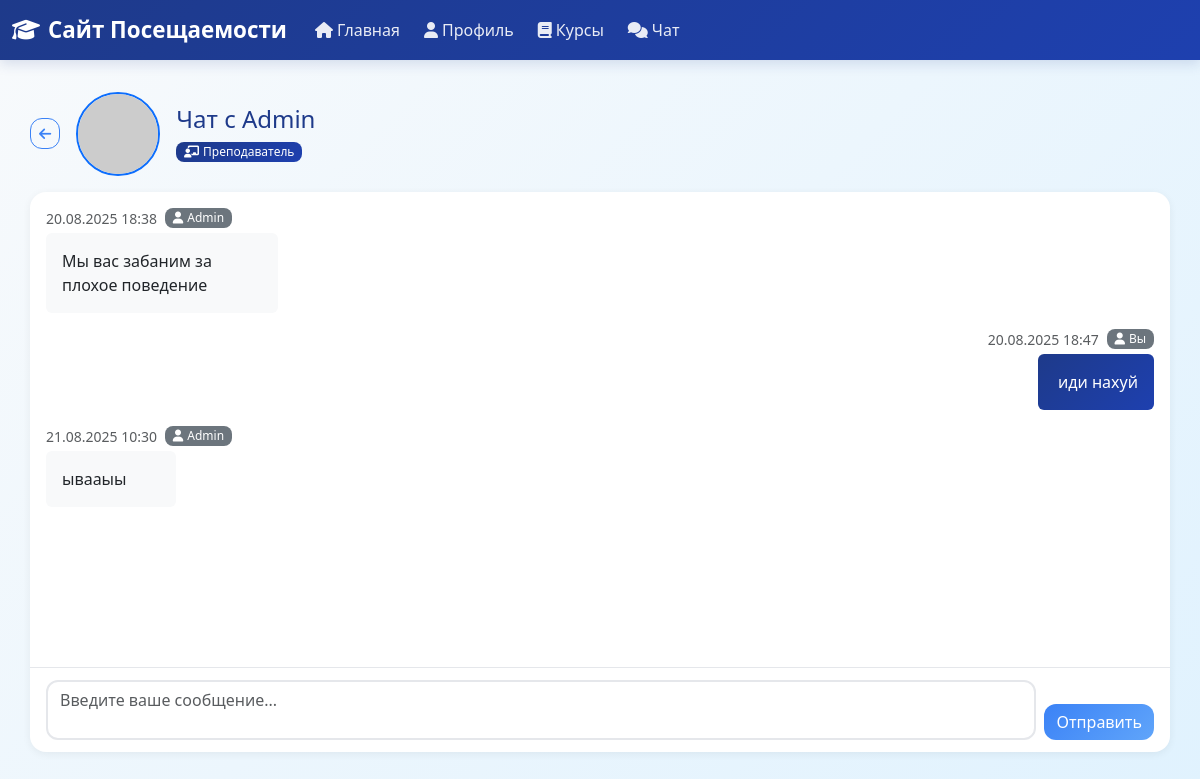
Page /chat/Admin (signed in) on the committed database.
### app/models.py (models this page shows, shortened)
class User(UserMixin, db.Model):
    id: so.Mapped[int] = so.mapped_column(primary_key=True)
    username: so.Mapped[str] = so.mapped_column(sa.String(64), index=True, unique=True)
    email: so.Mapped[str] = so.mapped_column(sa.String(120), index=True, unique=True)
    password_hash: so.Mapped[Optional[str]] = so.mapped_column(sa.String(256))
    role: so.Mapped[str] = so.mapped_column(sa.String(20), default='student')
    about_me: so.Mapped[Optional[str]] = so.mapped_column(sa.String(140))
    last_seen: so.Mapped[Optional[datetime]] = so.mapped_column(default=lambda: datetime.now(timezone.utc))
    sent_messages: so.Mapped[List['Message']] = so.relationship(
        'Message',
        foreign_keys='Message.sender_id',
        back_populates='sender'
    )
    received_messages: so.Mapped[List['Message']] = so.relationship(
        'Message',
        foreign_keys='Message.recipient_id',
        back_populates='recipient'
    )
    teaching_courses: so.Mapped[List['Course']] = so.relationship(
        secondary=teacher_course_association,
        back_populates='teachers',
        collection_class=list
    )
    enrolled_courses: so.Mapped[List['Course']] = so.relationship(
        secondary=student_course_association,
        back_populates='students',
        collection_class=list
    )
    attendance_records: so.WriteOnlyMapped['AttendanceRecord'] = so.relationship(
        back_populates='student',
        cascade="all, delete-orphan"
    )
    def avatar(self, size: int) -> str:
        digest = md5(self.email.lower().encode('utf-8')).hexdigest()
        return f'https://www.gravatar.com/avatar/{digest}?d=identicon&s={size}'

class Message(db.Model):
    id: so.Mapped[int] = so.mapped_column(primary_key=True)
    sender_id: so.Mapped[int] = so.mapped_column(sa.ForeignKey('user.id'), nullable=False)
    recipient_id: so.Mapped[int] = so.mapped_column(sa.ForeignKey('user.id'), nullable=False)
    body: so.Mapped[str] = so.mapped_column(sa.String(1000), nullable=False)
    timestamp: so.Mapped[datetime] = so.mapped_column(sa.DateTime, index=True, default=lambda: datetime.now(timezone.utc))
    sender: so.Mapped['User'] = so.relationship('User', foreign_keys=[sender_id], back_populates='sent_messages')
    recipient: so.Mapped['User'] = so.relationship('User', foreign_keys=[recipient_id], back_populates='received_messages')

### app/routes.py (the view, shortened to what this page needs)
@app.route('/chat/<username>', methods=['GET', 'POST'])
@login_required
def chat(username):
    other_user = db.first_or_404(sa.select(User).where(User.username == username))
    if other_user == current_user:
        flash('Вы не можете написать сообщение самому себе.', 'warning')
        return redirect(url_for('chat_list'))
    page = request.args.get('page', 1, type=int)
    messages_query = sa.select(Message).where(
        sa.or_(
            sa.and_(Message.sender_id == current_user.id, Message.recipient_id == other_user.id),
            sa.and_(Message.sender_id == other_user.id, Message.recipient_id == current_user.id)
        )
    ).order_by(Message.timestamp.desc())
    messages_pagination = db.paginate(
        messages_query,
        page=page,
        per_page=current_app.config['ITEMS_PER_PAGE'],
        error_out=False
    )
    messages = messages_pagination.items
    next_url = url_for('chat', username=username, page=messages_pagination.next_num) \
        if messages_pagination.has_next else None
    prev_url = url_for('chat', username=username, page=messages_pagination.prev_num) \
        if messages_pagination.has_prev else None
    form = MessageForm()
    return render_template('chat.html',
                         title=f'Чат с {username}',
                         messages=messages,
                         form=form,
                         other_user=other_user,
                         next_url=next_url,
                         prev_url=prev_url)

### app/forms.py
class MessageForm(FlaskForm):
    message = TextAreaField('Сообщение', validators=[DataRequired(), Length(max=1000)])
    submit = SubmitField('Отправить')

### app/models.py (called while the page is built)
@login.user_loader
def load_user(id: int) -> Optional[User]:
    return db.session.get(User, id)

### app/templates/chat.html (shortened to what this page needs)
{% extends "base.html" %}
{% block content %}
    <div class="chat-page">
        <div class="d-flex align-items-center mb-3">
            <a href="{{ url_for('chat_list') }}" class="btn btn-outline-primary btn-sm me-3" title="К списку собеседников">
                <i class="fas fa-arrow-left"></i>
            </a>
            <div class="me-3">
                <img src="{{ other_user.avatar(48) }}" alt="Аватар" class="rounded-circle border border-2 border-primary">
            </div>
            <div>
                <h1 class="h4 text-primary mb-1">Чат с {{ other_user.username }}</h1>
                <span class="badge bg-primary">
                    {% if other_user.role == 'student' %}
                        <i class="fas fa-user-graduate me-1"></i>Студент
                    {% else %}
                        <i class="fas fa-chalkboard-teacher me-1"></i>Преподаватель
                    {% endif %}
                </span>
            </div>
        </div>
        <div class="card border-0 shadow-sm chat-card">
            <div class="messages-container" id="messagesContainer">
                {% if messages %}
                    {% for message in messages|reverse %}
                        <div class="d-flex mb-3 {% if message.sender_id == current_user.id %}justify-content-end{% endif %}">
                            <div class="{% if message.sender_id == current_user.id %}text-end{% endif %}">
                                <div class="d-flex align-items-center mb-1 {% if message.sender_id == current_user.id %}justify-content-end{% endif %}">
                                    <small class="text-muted me-2">{{ message.timestamp.strftime('%d.%m.%Y %H:%M') }}</small>
                                    <span class="badge bg-secondary">
                                        {% if message.sender_id == current_user.id %}
                                            <i class="fas fa-user me-1"></i>Вы
                                        {% else %}
                                            <i class="fas fa-user me-1"></i>{{ message.sender.username }}
                                        {% endif %}
                                    </span>
                                </div>
                                <div class="{% if message.sender_id == current_user.id %}bg-primary text-white{% else %}bg-light{% endif %} rounded p-3"
                                     style="max-width: 70%; {% if message.sender_id == current_user.id %}margin-left: auto;{% endif %}">
                                    {{ message.body }}
                                </div>
                            </div>
                        </div>
                    {% endfor %}
                {% else %}
                    <div class="text-center py-4">
                        <i class="fas fa-comment-slash fa-2x text-muted mb-2"></i>
                        <p class="text-muted">Пока нет сообщений. Начните общение!</p>
                    </div>
                {% endif %}
            </div>
            <div class="input-container">
                <form action="" method="post" class="d-flex align-items-end gap-2">
                    <div class="flex-grow-1">
                        {{ form.message(class="form-control chat-textarea", id="chatMessageInput", rows=2, placeholder="Введите ваше сообщение...") }}
                    </div>
                    {{ form.submit(class="btn btn-primary") }}
                </form>
            </div>
        </div>
    </div>
{% endblock %}

### app/templates/base.html (style rules this page uses)
:root { --primary-blue: #1e3a8a; --secondary-blue: #3b82f6; --light-blue: #dbeafe; --accent-blue: #60a5fa; --dark-blue: #1e40af; }
body { background: linear-gradient(135deg, #f8fafc 0%, #e0f2fe 100%); min-height: 100vh; font-family: 'Segoe UI', Tahoma, Geneva, Verdana, sans-serif; }
h1, h2, h3 { color: var(--primary-blue); font-weight: 600; }
.card { border: none; border-radius: 16px; box-shadow: 0 4px 20px rgba(0, 0, 0, 0.08); transition: transform 0.3s ease, box-shadow 0.3s ease; }
.form-control { border-radius: 12px; border: 2px solid #e5e7eb; transition: all 0.3s ease; }
.btn { border-radius: 12px; font-weight: 500; transition: all 0.3s ease; }
.btn-primary { background: linear-gradient(135deg, var(--secondary-blue) 0%, var(--accent-blue) 100%); border: none; }
.badge { border-radius: 8px; font-weight: 500; }
.text-primary { color: var(--primary-blue) !important; }
.bg-primary { background: linear-gradient(135deg, var(--primary-blue) 0%, var(--dark-blue) 100%) !important; }
.btn-outline-primary { border-color: var(--secondary-blue); color: var(--secondary-blue); transition: all 0.3s ease; }
.fas, .far, .fab { transition: transform 0.3s ease; }
.shadow-sm { box-shadow: 0 2px 8px rgba(0, 0, 0, 0.06) !important; }

### app/templates/chat.html (style rules this page uses)
.chat-card { display: flex; flex-direction: column; height: 70vh; }
.messages-container { flex: 1 1 auto; overflow-y: auto; padding: 1rem; }
.input-container { border-top: 1px solid #e5e7eb; padding: .75rem 1rem; }
.chat-textarea { resize: none; min-height: 44px; max-height: 220px; overflow-y: hidden; }

### rows in the picture
User: username "Admin"
Message: timestamp "20.08.2025 18:38", sender.username "Admin", body "Мы вас забаним за плохое поведение"
Message: timestamp "20.08.2025 18:47", shows "Вы", body "иди нахуй"
Message: timestamp "21.08.2025 10:30", sender.username "Admin", body "ывааыы"
